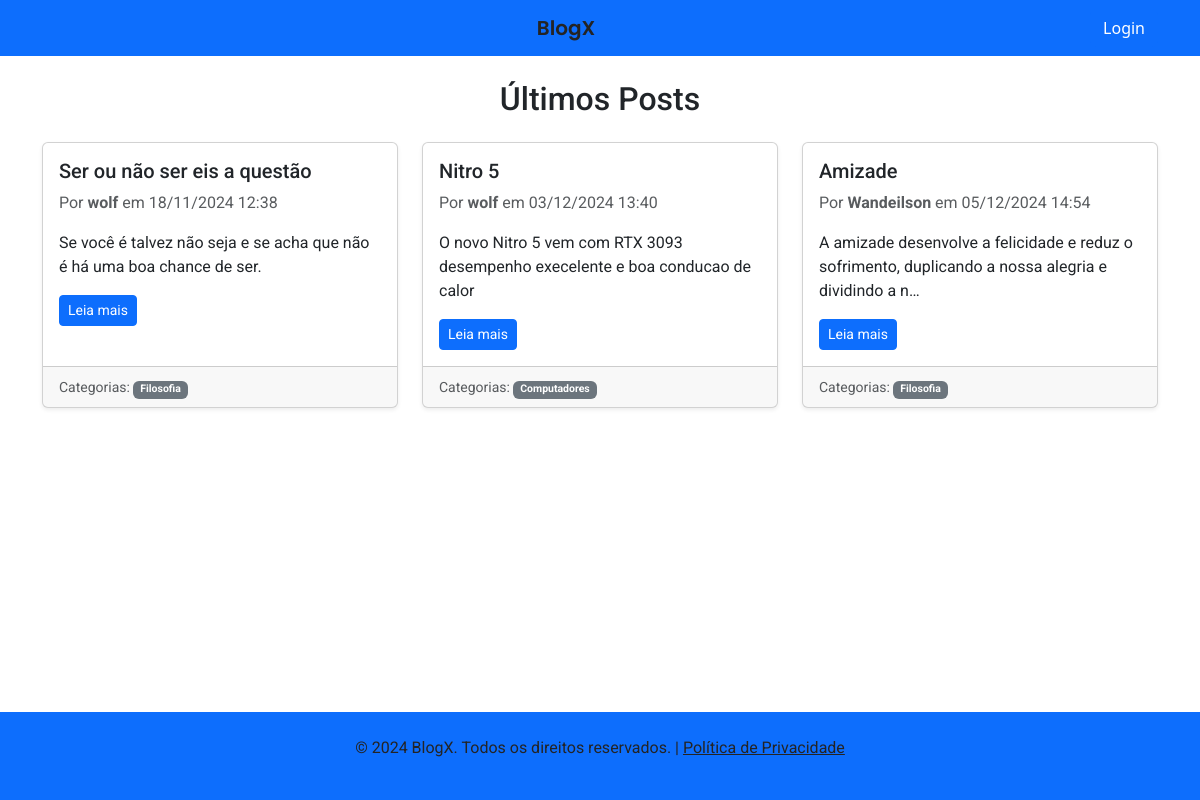
Before: / with the older database file.
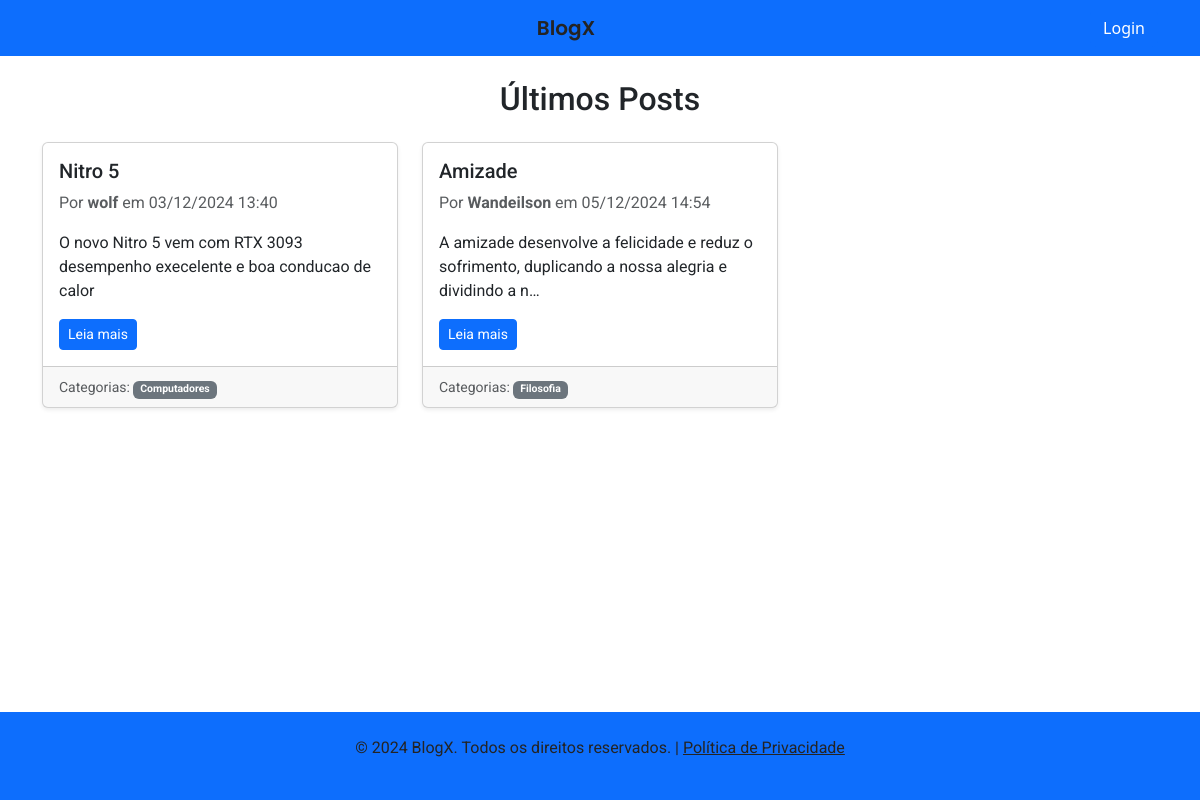
After: the same page with the newer database file.
### blog/models.py (models this page shows, shortened)
class Post(models.Model):
    titulo = models.CharField(max_length=200)
    conteudo = models.TextField()
    data_criacao = models.DateTimeField(default=timezone.now)
    autor = models.ForeignKey(User, on_delete=models.CASCADE)
    categorias = models.ManyToManyField(Categoria, blank=True)

class Categoria(models.Model):
    nome = models.CharField(max_length=100)

### blog/views.py (the view)
# urls.py: path('', views.lista_posts, name='lista_posts'),
def lista_posts(request):
    posts = Post.objects.all()
    return render(request, 'blog/lista_posts.html', {'posts':posts})

### blog/templates/blog/lista_posts.html (shortened to what this page needs)
{% extends 'blog/base.html' %}
{% block content %}
<h2 class="text-center mb-4 style="font-family: 'Roboto', sans-serif; color: #242424;" >Últimos Posts</h2>
<div class="row row-cols-1 row-cols-md-2 row-cols-lg-3 g-4">
    {% for post in posts %}
    <div class="col">
        <div class="card h-100 shadow-sm">
            <div class="card-body">
                <h5 class="card-title">{{ post.titulo }}</h5>
                <p class="card-text text-muted">
                    Por <strong>{{ post.autor }}</strong> em {{ post.data_criacao|date:"d/m/Y H:i" }}
                </p>
                <p class="card-text">
                    {{ post.conteudo|truncatechars:100 }}
                </p>
                <a href="{% url 'detalhe_post' post.pk %}" class="btn btn-primary btn-sm">Leia mais</a>
            </div>
            {% if post.categorias.exists %}
            <div class="card-footer">
                <small class="text-muted">
                    Categorias:
                    {% for categoria in post.categorias.all %}
                        <span class="badge bg-secondary">{{ categoria.nome }}</span>
                    {% endfor %}
                </small>
            </div>
            {% endif %}
        </div>
    </div>
    {% empty %}
    <p class="text-center">Nenhum post encontrado.</p>
    {% endfor %}
</div>
{% endblock %}

### blog/templates/blog/base.html (shortened to what this page needs)
<!DOCTYPE html>
<html lang="pt-br">
{% load static %}
<head>
    <link href="https://cdnjs.cloudflare.com/ajax/libs/bootstrap/5.3.0/css/bootstrap.min.css" rel="stylesheet">
</head>
<body class="d-flex flex-column min-vh-100">
<nav class="navbar navbar-expand-lg navbar-dark bg-primary">
    <div class="container">
        <a class="navbar-brand mx-auto" href="/" style="font-family: 'Poppins', sans-serif; color: #242424; font-weight: 600;">
            BlogX
        </a>
        {% if user.is_authenticated %}
            <div class="d-flex align-items-center">
                <a href="{% url 'criar_post' %}" class="btn btn-success me-3">Criar Post</a>
                <form method="post" action="{% url 'logout' %}">
                    {% csrf_token %}
                    <button type="submit" class="btn btn-danger">Logout</button>
                </form>
            </div>
        {% else %}
            <a href="{% url 'login' %}" class="btn btn-primary">Login</a>
        {% endif %}
    </div>
</nav>
    <main class="container mt-4 flex-grow-1" style="font-family: 'Roboto', sans-serif;">
        {% block content %}{% endblock %}
    </main>
    <footer class="bg-primary text-center py-4 mt-auto" style="font-family: 'Roboto', sans-serif;">
        <p style="color: #242424;">
            &copy; 2024 BlogX. Todos os direitos reservados. |
            <a href="/politica-de-privacidade" style="color: #242424; text-decoration: underline;">Política de Privacidade</a>
        </p>
    </footer>
</body>
</html>

Changed rows visible on the page:
removed Post: titulo "Ser ou não ser eis a questão", autor "wolf", data_criacao "18/11/2024 12:38", conteudo "Se você é talvez não seja e se acha que não é há uma boa chance de ser.", Categoria (nome "Filosofia")
